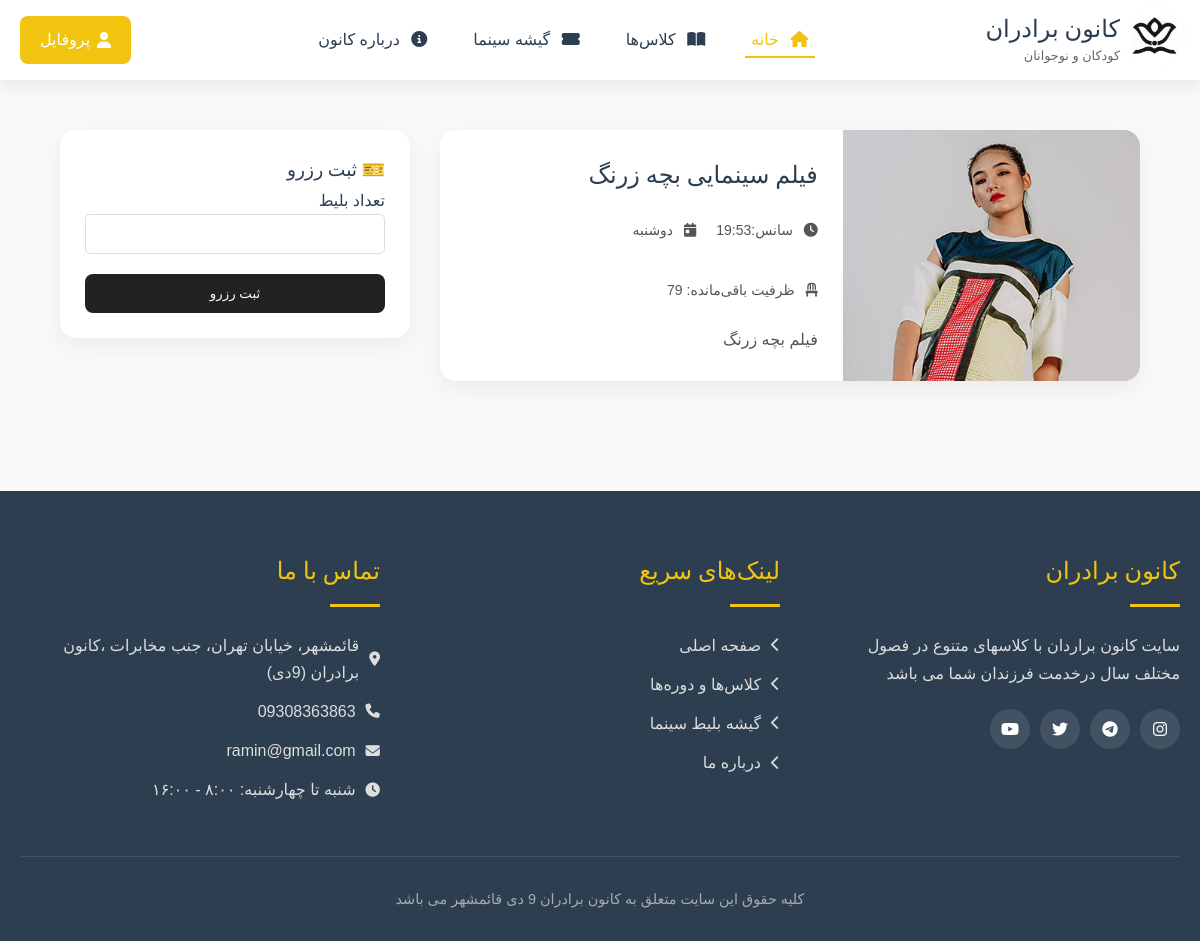
Page /cinema/1/reserve/ (signed in) on the committed database.
### site_module/models.py (models this page shows, shortened)
class SiteSetting(models.Model):
    site_name = models.CharField(max_length=200, verbose_name='نام سایت')
    site_url = models.CharField(max_length=200, verbose_name='دامنه سایت')
    address = models.CharField(max_length=200, verbose_name='آدرس')
    phone = models.CharField(max_length=200, null=True, blank=True, verbose_name='تلفن')
    fax = models.CharField(max_length=200, null=True, blank=True, verbose_name='فکس')
    email = models.CharField(max_length=200, null=True, blank=True, verbose_name='ایمیل')
    copy_right = models.TextField(verbose_name='متن کپی رایت سایت')
    about_us_text = models.TextField(verbose_name='متن درباره ما سایت')
    site_logo = models.ImageField(upload_to='media', verbose_name='لوگو سایت')
    is_main_setting = models.BooleanField(verbose_name='تنظیمات اصلی')
    class Meta:
        verbose_name = 'تنظیمات سایت'
        verbose_name_plural = 'تنظیمات'

### cinema/models.py (models this page shows, shortened)
class movie(models.Model):
    title= models.CharField(max_length=300,blank=True,null=True,verbose_name='عنوان فیلم')
    day = models.CharField(max_length=300,blank=True,null=True,verbose_name='روز اکران')
    movie_time = models.CharField(max_length=300,blank=True,null=True,verbose_name='مدت زمان')
    start = models.TimeField(blank=True,null=True,verbose_name='ساعت شروع سانس')
    seats_left = models.PositiveIntegerField(blank=True, null=True, verbose_name='تعداد صندلی سمت چپ')
    seats_right = models.PositiveIntegerField(blank=True, null=True, verbose_name='تعداد صندلی سمت راست')
    capacity = models.PositiveIntegerField(blank=True, null=True, verbose_name='ظرفیت')
    remaining_capacity = models.PositiveIntegerField(blank=True, null=True, verbose_name='ظرفیت باقی‌مانده')
    max_ticket_per_user = models.PositiveIntegerField(default=4,verbose_name='حداکپر رزرو برای هر نفر')
    remaining_per_user = models.PositiveIntegerField(default=4, verbose_name='ظرفیت باقی‌مانده برای هر نفر')
    poster = models.ImageField(upload_to='',blank=True,null=True,verbose_name='پوستر فیلم')
    is_active= models.BooleanField(default=False,verbose_name='فعال/غیرفعال')
    short_desc = models.CharField(max_length=300,blank=True,null=True,verbose_name='توضیحات کوتاه')
    description= models.CharField(max_length=500, blank=True,null=True,verbose_name='توضیحات')
    slug = models.SlugField(default="", blank=True, db_index=True)
    class Meta:
        verbose_name = 'فیلم'
        verbose_name_plural = 'فیلم ها'

class ShowTime(models.Model):
    movie = models.ForeignKey(movie, on_delete=models.CASCADE, related_name='show_times')
    date = models.DateField(null=True,verbose_name='تاریخ')
    time = models.TimeField(null=True,verbose_name='زمان سانس')
    capacity = models.PositiveIntegerField(default=50,blank=True,null=True)
    class Meta:
        verbose_name = 'سانس'
        verbose_name_plural = 'سانس ها'

### cinema/views.py (the view, shortened to what this page needs)
class MovieReserveView(LoginRequiredMixin, View):
    login_url = 'account/login/'
    redirect_field_name = 'next'
    def get(self, request, pk):
        select_movie = get_object_or_404(movie, pk=pk)
        show = ShowTime.objects.first()
        return render(request, 'cinema/movie_reserve.html', {'movie': select_movie,
                                                             'show':show})

### site_module/context_proccesor.py (called while the page is built)
def site_settings(request):
    setting = SiteSetting.objects.filter(is_main_setting=True).first()
    return {'site_setting': setting}

### cinema/templates/cinema/movie_reserve.html (shortened to what this page needs)
{% extends 'base.html' %}
{% load static %}
{% block page_content %}
<div class="reserve-layout">
    <div class="movie-section">
        <div class="movie-card">
            <div class="movie-poster"
                 style="background-image: url('{{ movie.poster.url }}')">
            </div>
            <div class="movie-info">
                <h2>{{ movie.title }}</h2>
                <div class="movie-meta">
                    <span><i class="fas fa-clock"></i> سانس:{{ show.time }}</span>
                    <span><i class="fas fa-calendar-day"></i> {{ movie.day }}</span>
                    <span><i class="fas fa-chair"></i> ظرفیت باقی‌مانده: {{ movie.capacity }}</span>
                </div>
                <p class="movie-desc">
                    {{ movie.short_desc }}
                </p>
            </div>
        </div>
    </div>
    <div class="reserve-section">
        <div class="reserve-box">
            <h3>🎫 ثبت رزرو</h3>
            <form method="post">
                <label>تعداد بلیط</label>
                <input type="number"
                       name="count"
                       min="1"
                       max="{{ movie.max_ticket_per_user }}"
                       class="form-control"
                       required>
                <button type="submit" class="reserve-btn">
                    ثبت رزرو
                </button>
            </form>
        </div>
    </div>
</div>
{% endblock %}

### templates/base.html (shortened to what this page needs)
{% load static %}
<!DOCTYPE html>
<html lang="fa" dir="rtl">
<head>
    <link rel="stylesheet" href="https://cdnjs.cloudflare.com/ajax/libs/font-awesome/6.4.0/css/all.min.css">
    <link rel="stylesheet" href="{% static 'css/style.css' %}">
    <link rel="stylesheet" href="{% static 'css/resid.css' %}">
    <link rel="stylesheet" href="{% static 'css/reserv.css' %}">
    <link rel="stylesheet" href="{% static 'css/profile_reserv.css' %}">
    <link rel="stylesheet" href="{% static 'css/profile_class.css' %}">
    <link rel="stylesheet" href="https://cdn.jsdelivr.net/gh/rastikerdar/vazirmatn@v33.003/Vazirmatn-font-face.css">
</head>
<body>
    <header>
        <div class="header-container">
            <a href="{% url 'home_page' %}" class="logo" onclick="showPage('home'); return false;">
                <div class="logo-icon">
                    <img src="{{ site_setting.site_logo.url }}" class="logo-img">
                </div>
                <div class="logo-text">
                    <h1>کانون برادران</h1>
                    <span>کودکان و نوجوانان</span>
                </div>
            </a>
            <nav>
                <ul class="nav-links" id="navLinks">
                    <li><a href="{% url 'home_page' %}" class="active"><i class="fas fa-home"></i> خانه</a></li>
                    <li><a href="{% url 'product_page' %}"><i class="fas fa-book-open"></i> کلاس‌ها</a></li>
                    <li><a href="{% url 'movie_list' %}"><i class="fas fa-ticket-alt"></i> گیشه سینما</a></li>
                    <li><a href="{% url 'about_page' %}"><i class="fas fa-info-circle"></i> درباره کانون</a></li>
                </ul>
            </nav>
            <div class="user-menu">
                {% if request.user.is_authenticated %}
                  <a href="{% url 'profile_page' %}" class="register-btn" id="registerBtn" ><i class="fas fa-user"></i> پروفایل</a>
                {% else %}
                    <a href="{% url 'login_page' %}" class="login-btn"><i class="fas fa-sign-in-alt"></i> ورود</a>
                    <a href="{% url 'register_page' %}" class="register-btn" id="registerBtn"><i class="fas fa-user-plus"></i> ثبت‌نام</a>
                {% endif %}
            </div>
        </div>
    </header>
    <main>
        {% block page_content %}
        {% endblock %}
    </main>
    <footer>
        <div class="footer-content">
            <div class="footer-section">
                <h3>{{ site_setting.site_name }}</h3>
                <p>{{ site_setting.about_us_text }}</p>
                <div class="social-links">
                    <a href="#"><i class="fab fa-instagram"></i></a>
                    <a href="#"><i class="fab fa-telegram"></i></a>
                    <a href="#"><i class="fab fa-twitter"></i></a>
                    <a href="#"><i class="fab fa-youtube"></i></a>
                </div>
            </div>
            <div class="footer-section">
                <h3>لینک‌های سریع</h3>
                <ul class="footer-links">
                    <li><a href="{% url 'home_page' %}"><i class="fas fa-chevron-left"></i> صفحه اصلی</a></li>
                    <li><a href="{% url 'product_page' %}"><i class="fas fa-chevron-left"></i> کلاس‌ها و دوره‌ها</a></li>
                    <li><a href="{% url 'movie_list' %}"><i class="fas fa-chevron-left"></i> گیشه بلیط سینما</a></li>
                    <li><a href="{% url 'about_page' %}"><i class="fas fa-chevron-left"></i> درباره ما</a></li>
                </ul>
            </div>
            <div class="footer-section">
                <h3>تماس با ما</h3>
                <ul class="footer-links">
                    <li><a href="#"><i class="fas fa-map-marker-alt"></i> {{ site_setting.address }}</a></li>
                    <li><a href="tel:+982188965432"><i class="fas fa-phone"></i> {{site_setting.phone}}</a></li>
                    <li><a href="mailto:info@kanoonparvaresh.com"><i class="fas fa-envelope"></i>
                        {{ site_setting.email}}</a></li>
                    <li><a href="#"><i class="fas fa-clock"></i> شنبه تا چهارشنبه: ۸:۰۰ - ۱۶:۰۰</a></li>
                </ul>
            </div>
        </div>
        <div class="copyright">
            <p>{{ site_setting.copy_right }}</p>
        </div>
    </footer>
</body>
</html>

### static/css/reserv.css (style rules this page uses)
.reserve-layout { display: grid; grid-template-columns: 2fr 1fr; gap: 30px; padding: 30px 40px; width: 100%; box-sizing: border-box; }
.movie-card { display: flex; background: #fff; border-radius: 16px; box-shadow: 0 8px 25px rgba(0,0,0,.06); overflow: hidden; }
.movie-poster { width: 300px; background-size: cover; background-position: center; }
.movie-info { padding: 25px; }
.movie-meta { display: flex; gap: 20px; flex-wrap: wrap; font-size: 14px; margin: 15px 0; color: #444; }
.movie-desc { line-height: 1.9; color: #555; }
.reserve-box { position: sticky; top: 100px; background: #fff; padding: 25px; border-radius: 16px; box-shadow: 0 8px 25px rgba(0,0,0,.06); }
.reserve-btn { width: 100%; margin-top: 20px; padding: 12px; background: #222; color: #fff; border: none; border-radius: 8px; cursor: pointer; }

### rows in the picture
SiteSetting: site_logo (picture), site_name "کانون برادران", about_us_text "سایت کانون براردان با کلاسهای متنوع در فصول مختلف سال درخدمت فرزندان شما می باشد", address "قائمشهر، خیابان تهران، جنب مخابرات ،کانون برادران (9دی)", phone "09308363863", email "ramin@gmail.com", copy_right "کلیه حقوق این سایت متعلق به کانون برادران 9 دی قائمشهر می باشد"
movie: poster (picture), title "فیلم سینمایی بچه زرنگ", day "دوشنبه", capacity "79", short_desc "فیلم بچه زرنگ"
ShowTime: time "19:53"
